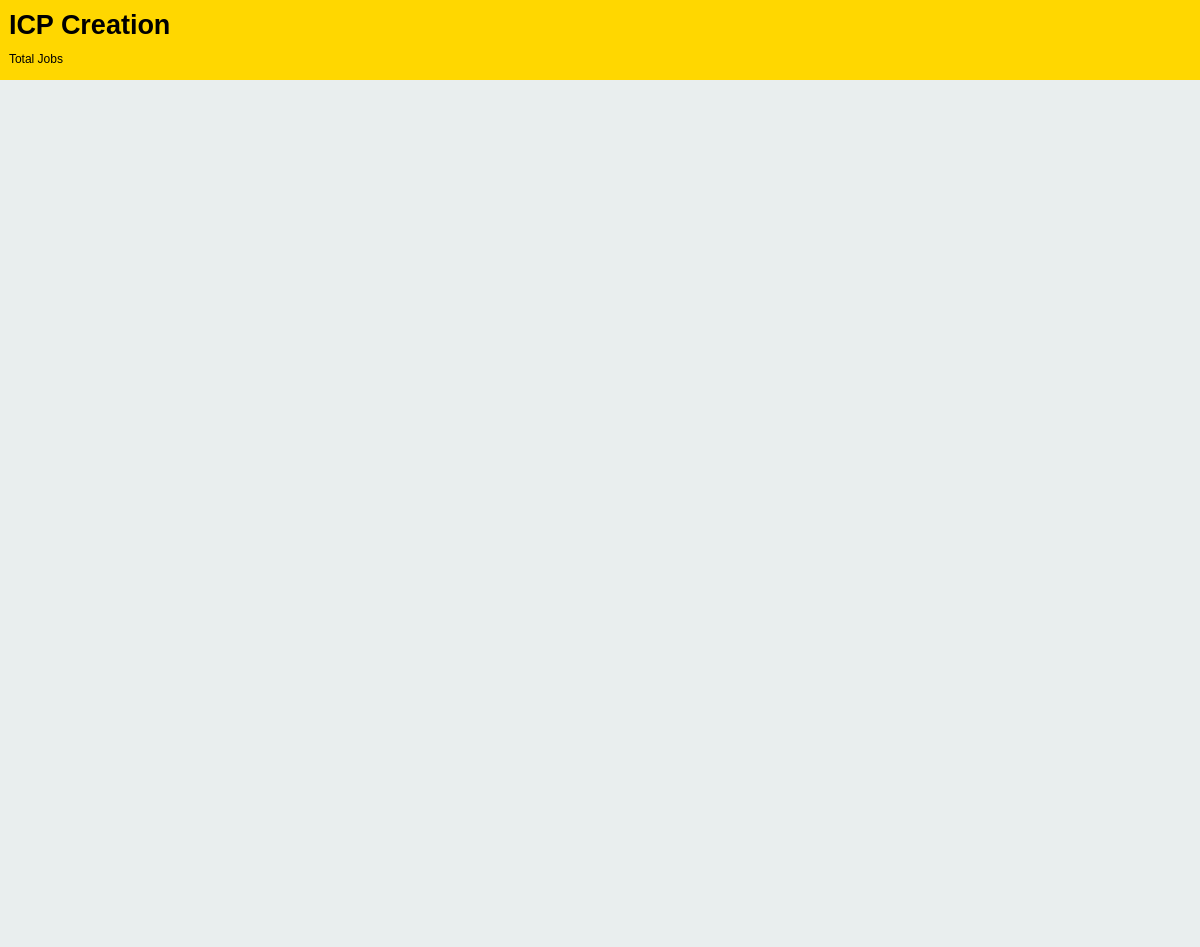
<?xml version="1.0" encoding="UTF-8"?>
<ui version="4.0">
 <class>Data</class>
 <widget class="QWidget" name="Data">
  <property name="geometry">
   <rect>
    <x>0</x>
    <y>0</y>
    <width>1200</width>
    <height>947</height>
   </rect>
  </property>
  <property name="windowTitle">
   <string>Form</string>
  </property>
  <layout class="QVBoxLayout" name="verticalLayout">
   <property name="spacing">
    <number>0</number>
   </property>
   <property name="leftMargin">
    <number>0</number>
   </property>
   <property name="topMargin">
    <number>0</number>
   </property>
   <property name="rightMargin">
    <number>0</number>
   </property>
   <property name="bottomMargin">
    <number>0</number>
   </property>
   <item>
    <widget class="QWidget" name="Header" native="true">
     <property name="sizePolicy">
      <sizepolicy hsizetype="Preferred" vsizetype="MinimumExpanding">
       <horstretch>0</horstretch>
       <verstretch>0</verstretch>
      </sizepolicy>
     </property>
     <property name="maximumSize">
      <size>
       <width>16777215</width>
       <height>80</height>
      </size>
     </property>
     <property name="styleSheet">
      <string notr="true">background-color: rgb(255, 215, 0);</string>
     </property>
     <layout class="QGridLayout" name="gridLayout_2">
      <item row="0" column="0">
       <widget class="QLabel" name="label_11">
        <property name="font">
         <font>
          <pointsize>20</pointsize>
          <weight>75</weight>
          <bold>true</bold>
         </font>
        </property>
        <property name="text">
         <string>ICP Creation </string>
        </property>
       </widget>
      </item>
      <item row="2" column="0">
       <widget class="QLabel" name="label_12">
        <property name="text">
         <string>Total Jobs </string>
        </property>
       </widget>
      </item>
     </layout>
    </widget>
   </item>
   <item>
    <widget class="QWidget" name="widget" native="true">
     <property name="styleSheet">
      <string notr="true">background-color: rgb(233, 238, 238);</string>
     </property>
    </widget>
   </item>
  </layout>
 </widget>
 <resources/>
 <connections/>
</ui>
